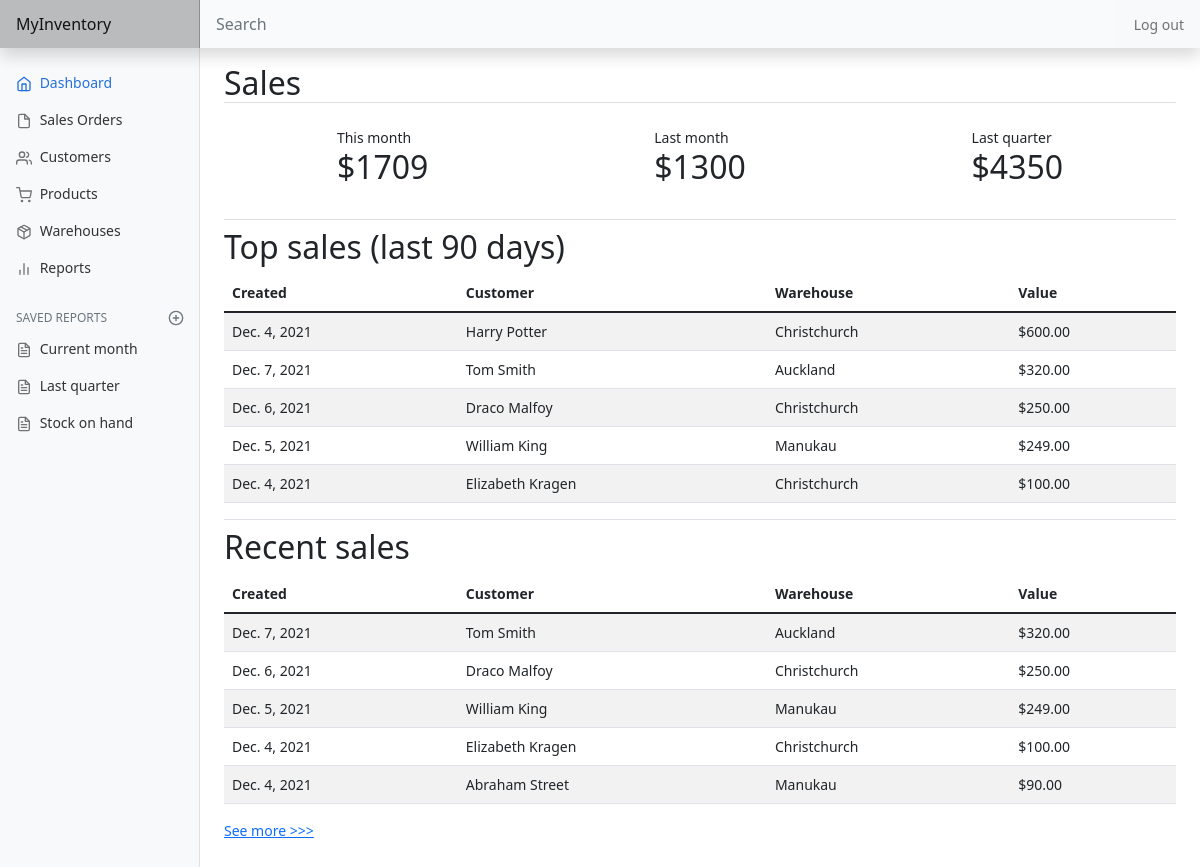
Screenshot of / (signed in) with the database file from the repository.
### inventory/models.py (models this page shows, shortened)
class SalesOrder(models.Model):
    DRAFT = 'DRAFT'
    CREATED = 'CREATED'
    INVOICED = 'INVOICED'
    DISPATCHED = 'DISPATCHED'
    PAID = 'PAID'
    CLOSED = 'CLOSED'
    STATUS_CHOICES = [
        (DRAFT, 'Draft'),
        (CREATED, 'Created'),
        (INVOICED, 'Invoiced'),
        (DISPATCHED, 'Dispatched'),
        (PAID, 'Paid'),
        (CLOSED, 'Closed')
    ]
    user = models.ForeignKey(
        User, on_delete=models.CASCADE, related_name="sales_orders")
    customer = models.ForeignKey(
        Customer, on_delete=models.CASCADE, related_name="orders")
    created_date = models.DateField(default=date.today)
    invoice_date = models.DateField(default=date.today)
    invoice_number = models.IntegerField()
    channel = models.ForeignKey(
        SalesChannel, blank=True, null=True, on_delete=models.PROTECT)
    warehouse = models.ForeignKey(Warehouse, on_delete=models.PROTECT)
    reference = models.CharField(max_length=32, blank=True)
    status = models.CharField(
        max_length=32, choices=STATUS_CHOICES, default=CREATED)
    tracking = models.CharField(max_length=256, blank=True)
    timestamp = models.DateTimeField(auto_now_add=True)

class Customer(models.Model):
    user = models.ForeignKey(User, on_delete=CASCADE, related_name="customers")
    first_name = models.CharField(max_length=50)
    last_name = models.CharField(max_length=50)
    company = models.CharField(blank=True, max_length=100)
    email = models.EmailField()
    phone = models.CharField(blank=True, max_length=20)
    note = models.CharField(blank=True, max_length=256)
    billing_street = models.CharField(blank=True, max_length=128)
    billing_suburb = models.CharField(blank=True, max_length=64)
    billing_city = models.CharField(blank=True, max_length=64)
    billing_postcode = models.CharField(blank=True, max_length=8)
    billing_country = models.CharField(blank=True, max_length=64)
    shipping_street = models.CharField(blank=True, max_length=128)
    shipping_suburb = models.CharField(blank=True, max_length=64)
    shipping_city = models.CharField(blank=True, max_length=64)
    shipping_postcode = models.CharField(blank=True, max_length=6)
    shipping_country = models.CharField(blank=True, max_length=64)
    timestamp = models.DateTimeField(auto_now_add=True)

class Warehouse(models.Model):
    user = models.ForeignKey(
        User, on_delete=models.CASCADE, related_name="warehouses")
    warehouse = models.CharField(max_length=64)
    def __str__(self):
        return f"{ self.warehouse }"

### inventory/views.py (the view)
# urls.py: path('', views.index, name="index"),
@login_required
def index(request):
    today = datetime.now()
    current_month = today.month
    if current_month == 1:
        last_month = current_month - 12
    else:
        last_month = current_month - 1
    if current_month < 4:
        first_date_last_quarter = date(today.year - 1, 10, 1)
        last_date_last_quarter = date(today.year - 1, 12, 31)
    elif current_month < 7:
        first_date_last_quarter = date(today.year, 1, 1)
        last_date_last_quarter = date(today.year, 3, 31)
    elif current_month < 10:
        first_date_last_quarter = date(today.year, 4, 1)
        last_date_last_quarter = - date(today.year, 6, 30)
    else:
        first_date_last_quarter = date(today.year, 7, 1)
        last_date_last_quarter = date(today.year, 9, 30)
    last_quarter_orders = SalesOrder.objects.filter(
        user=request.user, invoice_date__gte=first_date_last_quarter, invoice_date__lte=last_date_last_quarter)
    sales_last_quarter = 0
    for order in last_quarter_orders:
        items = SalesItem.objects.filter(order=order)
        for item in items:
            sales_last_quarter += item.sub_total()
    last_90_days_orders = SalesOrder.objects.filter(
        user=request.user, invoice_date__gte=today-timedelta(days=5)).order_by('-created_date')
    for order in last_90_days_orders:
        order.value = 0
        for item in SalesItem.objects.filter(order=order):
            order.value += item.sub_total()
    top_orders = sorted(last_90_days_orders,
                        key=lambda o: o.value, reverse=True)[:5]
    recent_orders = SalesOrder.objects.filter(
        user=request.user).order_by('-created_date')[:5]
    for order in recent_orders:
        order.value = 0
        for item in SalesItem.objects.filter(order=order):
            order.value = order.value + item.sub_total()
    return render(request, "inventory/index.html", {
        'sales_current_month': sales(request, current_month),
        'sales_last_month': sales(request, last_month),
        'sales_last_quarter': sales_last_quarter,
        'top_orders': top_orders,
        'recent_orders': recent_orders
    })

### inventory/models.py (called while the page is built)
    def sub_total(self):
        return self.quantity * (1 - self.discount) * self.price

### inventory/views.py (called while the page is built)
def sales(request, month):
    orders = SalesOrder.objects.filter(
        user=request.user, invoice_date__month=month)
    sum = 0
    for order in orders:
        items = SalesItem.objects.filter(order=order)
        for item in items:
            sum += item.sub_total()
    return sum

### inventory/templates/inventory/index.html (shortened to what this page needs)
{% extends 'inventory/layout.html' %}
{% block body %}
    <h2 class="border-bottom">Sales</h2>
    <div class="d-flex justify-content-around align-items-center mt-4 mb-4">
        <div class="d-flex flex-column">
            <span>This month</span>
            <h2>${{ sales_current_month|floatformat:0 }}</h2>
        </div>
        <div class="d-flex flex-column">
            <span>Last month</span>
            <h2>${{ sales_last_month|floatformat:0 }}</h2>
        </div>
        <div class="d-flex flex-column">
            <span>Last quarter</span>
            <h2>${{ sales_last_quarter|floatformat:0 }}</h2>
        </div>
    </div>
    <h2 class="border-top pt-2">Top sales (last 90 days)</h2>
    <div class="table-responsive-md">
        <table class="table table-striped table-hover">
            <thead>
                <tr class="table-striped">
                    <th scope="col">Created</th>
                    <th scope="col">Customer</th>
                    <th scope="col">Warehouse</th>
                    <th scope="col">Value</th>
                </tr>
            </thead>
            <tbody>
                {% for order in top_orders %}
                    <tr class="table-striped">
                        <td>{{ order.created_date }}</td>
                        <td>{{ order.customer.first_name }} {{ order.customer.last_name }}</td>
                        <td>{{ order.warehouse }}</td>
                        <td>${{ order.value|floatformat:2 }}</td>
                    </tr>
                {% endfor %}
            </tbody>
        </table>
    </div>
    <h2 class="border-top pt-2">Recent sales</h2>
    <div class="table-responsive-md">
        <table class="table table-striped table-hover">
            <thead>
                <tr class="table-striped">
                    <th scope="col">Created</th>
                    <th scope="col">Customer</th>
                    <th scope="col">Warehouse</th>
                    <th scope="col">Value</th>
                </tr>
            </thead>
            <tbody>
                {% for order in recent_orders %}
                    <tr class="table-striped">
                        <td>{{ order.created_date }}</td>
                        <td>{{ order.customer.first_name }} {{ order.customer.last_name }}</td>
                        <td>{{ order.warehouse }}</td>
                        <td>${{ order.value|floatformat:2 }}</td>
                    </tr>
                {% endfor %}
            </tbody>
        </table>
    </div>
    <div class="mb-5">
        <a href="{% url 'order' %}">See more >>></a>
    </div>
{% endblock %}

### inventory/static/inventory/dashboard.css (style rules this page uses)
body { font-size: .875rem; }

### rows the page displays
SalesOrder: created_date "Dec. 4, 2021", customer.first_name "Harry", customer.last_name "Potter", warehouse "Christchurch", value "600.00"
SalesOrder: created_date "Dec. 7, 2021", customer.first_name "Tom", customer.last_name "Smith", warehouse "Auckland", value "320.00"
SalesOrder: created_date "Dec. 6, 2021", customer.first_name "Draco", customer.last_name "Malfoy", warehouse "Christchurch", value "250.00"
SalesOrder: created_date "Dec. 5, 2021", customer.first_name "William", customer.last_name "King", warehouse "Manukau", value "249.00"
SalesOrder: created_date "Dec. 4, 2021", customer.first_name "Elizabeth", customer.last_name "Kragen", warehouse "Christchurch", value "100.00"
SalesOrder: created_date "Dec. 4, 2021", customer.first_name "Abraham", customer.last_name "Street", warehouse "Manukau", value "90.00"

### other values shown
{{ sales_current_month|floatformat:0 }} "1709"
{{ sales_last_month|floatformat:0 }} "1300"
{{ sales_last_quarter|floatformat:0 }} "4350"
